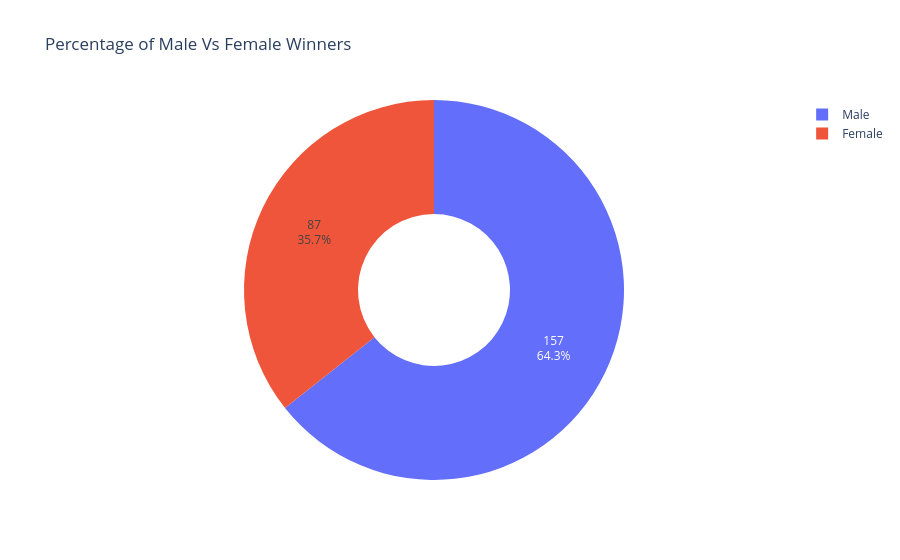

The code cell stored with this chart in its notebook:
### Code cell
import plotly.express as px

fig = px.pie(
  tips_df,
  values=biology_series.values,
  title='Percentage of Male Vs Female Winners',
  names=biology_series.index,
  hole=0.4
)

fig.update_traces(textposition='inside', textfont_size=12, textinfo='percent+value')

fig.show()

### Figure 1 — Plotly figure (JSON) as saved in the notebook; plotly's stock layout.template omitted (floating-point values rounded to 4 significant figures)
{"data": [{"domain": {"x": [0, 1], "y": [0, 1]}, "hole": 0.4, "hovertemplate": "label=%{label}<br>value=%{value}<extra></extra>", "labels": ["Male", "Female"], "legendgroup": "", "name": "", "showlegend": true, "textfont": {"size": 12}, "textinfo": "percent+value", "textposition": "inside", "type": "pie", "values": [157, 87]}], "layout": {"legend": {"tracegroupgap": 0}, "title": {"text": "Percentage of Male Vs Female Winners"}}}
